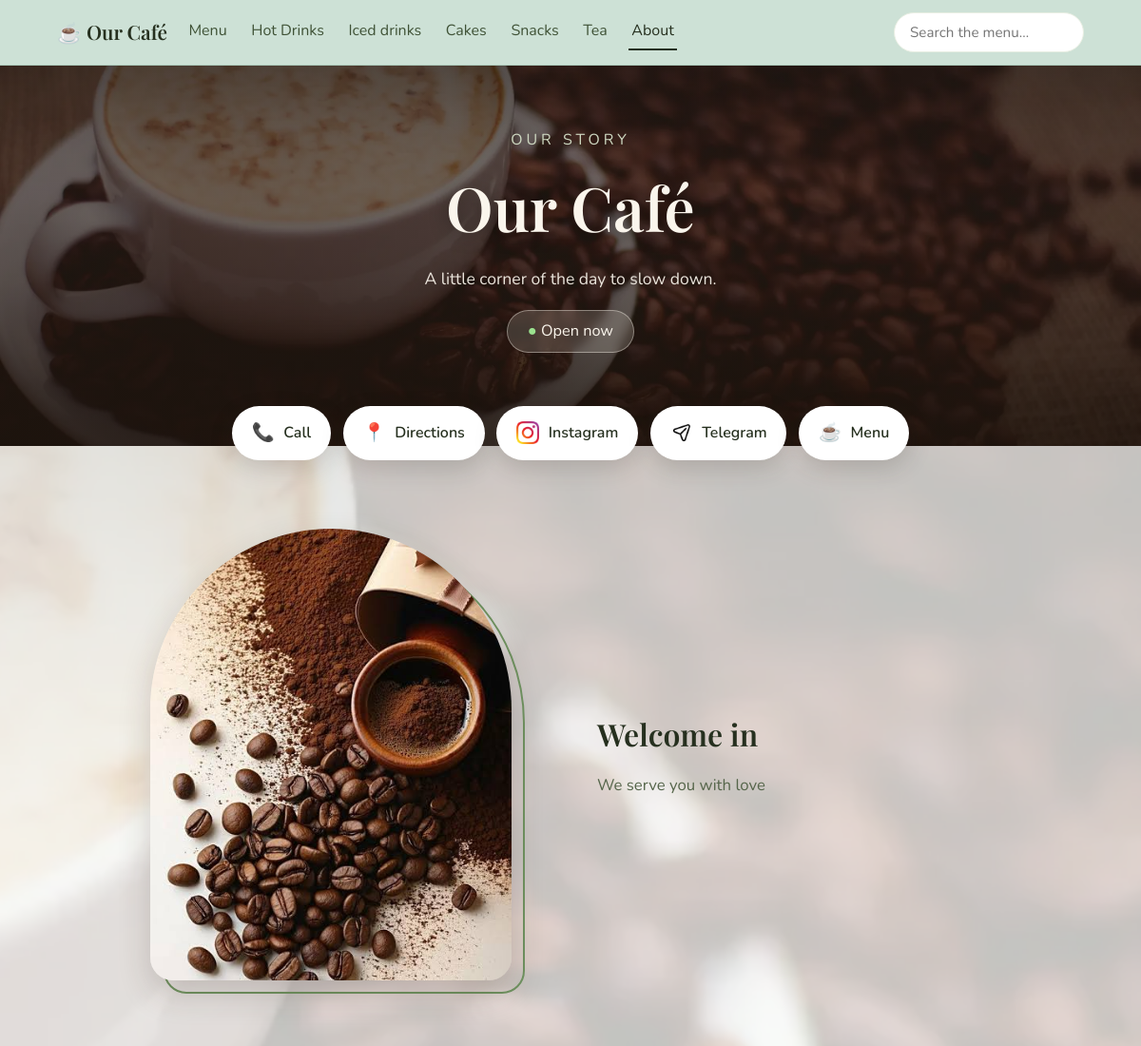
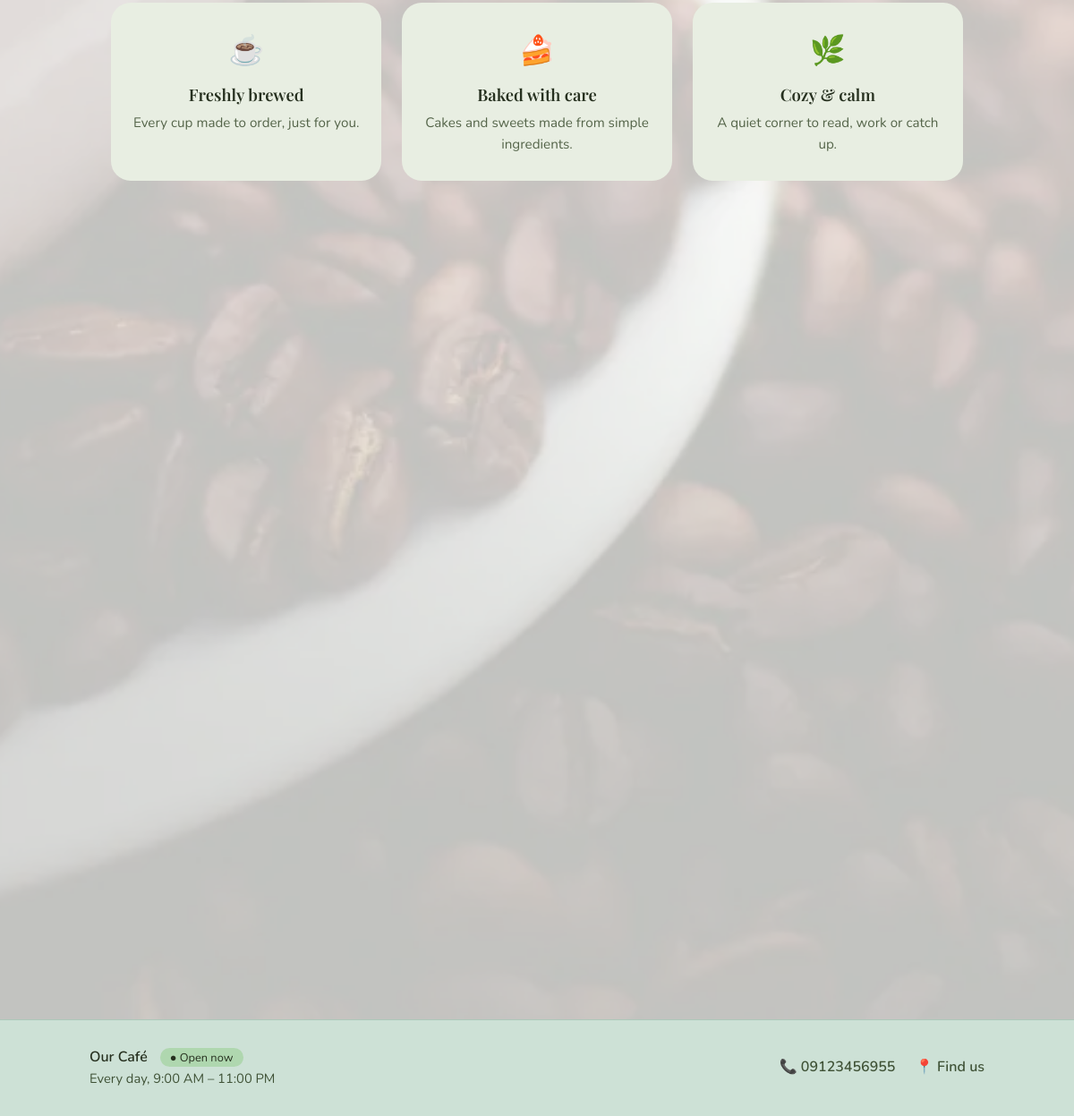
The page /about/ on the database its author committed (2 pictures, top to bottom).
### coffee/models.py (models this page shows, shortened)
class ShopInfo(models.Model):
    DAYS = [(0, "Monday"), (1, "Tuesday"), (2, "Wednesday"), (3, "Thursday"),
            (4, "Friday"), (5, "Saturday"), (6, "Sunday")]
    name = models.CharField(max_length=100, default="Our Café")
    story = models.TextField(blank=True, help_text="A short, friendly paragraph about the café")
    photo = models.ImageField(upload_to="about/", blank=True)
    address = models.CharField(max_length=200, blank=True)
    phone = models.CharField(max_length=30, blank=True)
    email = models.EmailField(blank=True)
    instagram = models.URLField(blank=True, help_text="Full link, e.g. https://instagram.com/yourcafe")
    telegram = models.URLField(blank=True, help_text="Full link, e.g. https://t.me/yourcafe")
    map_embed_url = models.URLField(blank=True, help_text="Google Maps → Share → Embed a map → copy the src URL")
    open_all_day = models.BooleanField(default=False, help_text="Open 24 hours (times below are ignored)")
    open_time = models.TimeField(default=time(9, 0))
    close_time = models.TimeField(default=time(23, 0), help_text="A time earlier than opening means it closes after midnight")
    closed_days = models.CharField(max_length=20, blank=True)
    class Meta:
        verbose_name_plural = "shop info"
    @classmethod
    def load(cls):
        obj, _ = cls.objects.get_or_create(pk=1)
        return obj
    @property
    def phone_link(self):
        return re.sub(r"[^\d+]", "", self.phone)
    @property
    def closed_day_numbers(self):
        return {int(d) for d in self.closed_days.split(",") if d}
    @property
    def open_days_text(self):
        closed = self.closed_day_numbers
        names = dict(self.DAYS)
        if not closed:
            return "Every day"
        if len(closed) == 7:
            return "Closed"
        return "Every day except " + ", ".join(names[d] for d in sorted(closed))
    def is_open_now(self):
        now = timezone.localtime()
        today = now.weekday()
        closed = self.closed_day_numbers
        if self.open_all_day:
            return today not in closed
        t = now.time()
        if self.open_time <= self.close_time:              # normal day, e.g. 09:00–23:00
            return today not in closed and self.open_time <= t <= self.close_time
        if t >= self.open_time:                            # evening part belongs to today
            return today not in closed
        if t <= self.close_time:                           # after midnight: yesterday's session
            return (today - 1) % 7 not in closed
        return False

class Category(models.Model):
    name = models.CharField(max_length=60)
    slug = models.SlugField(unique=True)
    description = models.CharField(max_length=140, blank=True)
    image = models.ImageField(upload_to="categories/")
    order = models.PositiveIntegerField(default=0)
    class Meta:
        ordering = ["order"]
        verbose_name_plural = "categories"
    def get_absolute_url(self):
        return reverse("category_detail", args=[self.slug])

### coffee/views.py (the view)
# urls.py: path("about/", views.about, name="about"),
def about(request):
    return render(request, "coffee/about.html")

### coffee/context_processors.py (called while the page is built)
def site(request):
    return {
        "shop": ShopInfo.load(),
        "nav_categories": Category.objects.annotate(item_count=Count("products")).filter(item_count__gt=0).order_by("order", "name"),
        "currency": getattr(settings, "CURRENCY_SYMBOL", "$"),
    }

### coffee/templates/coffee/about.html (shortened to what this page needs)
{% extends "coffee/base.html" %}
{% load static %}
{% block content %}
<section class="about-hero">
  <div class="about-hero-overlay"></div>
  <div class="about-hero-text reveal">
    <p class="eyebrow">Our story</p>
    <h1>{{ shop.name }}</h1>
    <p class="hero-sub">A little corner of the day to slow down.</p>
    <span class="status {% if shop.is_open_now %}open{% else %}closed{% endif %}">
      <span class="dot">●</span> {% if shop.is_open_now %}Open now{% else %}Closed right now{% endif %}
    </span>
  </div>
</section>
<nav class="quick-actions reveal" aria-label="Quick actions">
  {% if shop.phone %}
  <a class="qa" href="tel:{{ shop.phone_link }}"><span class="qa-icon">📞</span> Call</a>
  {% endif %}
  {% if shop.address %}
  <a class="qa" target="_blank" rel="noopener"
     href="https://www.google.com/maps/search/?api=1&query={{ shop.address|urlencode }}"><span class="qa-icon">📍</span> Directions</a>
  {% endif %}
  {% if shop.instagram %}
  <a class="qa" href="{{ shop.instagram }}" target="_blank" rel="noopener">
    <img src="{% static 'img/instagram.png' %}" alt=""> Instagram</a>
  {% endif %}
  {% if shop.telegram %}
  <a class="qa" href="{{ shop.telegram }}" target="_blank" rel="noopener">
    <img class="icon-mono" src="{% static 'img/delivery.png' %}" alt=""> Telegram</a>
  {% endif %}
  <a class="qa" href="{% url 'categories' %}"><span class="qa-icon">☕</span> Menu</a>
</nav>
<section class="story">
  <div class="story-photo reveal">
    <img src="{% if shop.photo %}{{ shop.photo.url }}{% else %}{% static 'img/hero-small.webp' %}{% endif %}"
         alt="{{ shop.name }}">
  </div>
  <div class="story-text reveal">
    <h2>Welcome in</h2>
    <p>{{ shop.story|default:"Fresh coffee, homemade cakes and a calm place to sit. Take your time, we're happy to have you."|linebreaksbr }}</p>
  </div>
</section>
<section class="highlights">
  <div class="highlight reveal"><span>☕</span><h3>Freshly brewed</h3><p>Every cup made to order, just for you.</p></div>
  <div class="highlight reveal"><span>🍰</span><h3>Baked with care</h3><p>Cakes and sweets made from simple ingredients.</p></div>
  <div class="highlight reveal"><span>🌿</span><h3>Cozy &amp; calm</h3><p>A quiet corner to read, work or catch up.</p></div>
</section>
<section class="visit">
  <div class="visit-grid">
  </div>
</section>
{% endblock %}

### coffee/templates/coffee/base.html (shortened to what this page needs)
{% load static %}
<!DOCTYPE html>
<html lang="en" data-theme="{% if shop.is_open_now %}light{% else %}dark{% endif %}">
<head>
  <link rel="stylesheet" href="{% static 'css/style.css' %}">
</head>
<body class="page-{{ request.resolver_match.url_name }}">
  {% if request.resolver_match.url_name != "welcome" %}
  <nav class="navbar" aria-label="Main">
    <a class="brand" href="{% url 'welcome' %}">☕ {{ shop.name }}</a>
    <div class="nav-links">
      <a href="{% url 'categories' %}" class="{% if request.resolver_match.url_name == 'categories' %}active{% endif %}">Menu</a>
      {% for c in nav_categories %}
      <a href="{{ c.get_absolute_url }}"
         class="{% if request.path == c.get_absolute_url %}active{% endif %}">{{ c.name }}</a>
      {% endfor %}
      <a href="{% url 'about' %}" class="{% if request.resolver_match.url_name == 'about' %}active{% endif %}">About</a>
    </div>
    <form class="search" action="{% url 'search' %}" method="get" role="search">
      <input type="search" name="q" placeholder="Search the menu…" aria-label="Search the menu"
             enterkeyhint="search" maxlength="60" value="{{ query|default:'' }}">
    </form>
  </nav>
  {% endif %}
  <main id="main">
    {% block content %}{% endblock %}
  </main>
  {% if request.resolver_match.url_name != "welcome" %}
  <footer class="site-footer">
    <div class="footer-inner">
      <div>
        <strong>{{ shop.name }}</strong>
        <span class="footer-status {% if shop.is_open_now %}open{% else %}closed{% endif %}">
          ● {% if shop.is_open_now %}Open now{% else %}Closed right now{% endif %}
        </span>
        <p>
          {{ shop.open_days_text }},
          {% if shop.open_all_day %}open 24 hours{% else %}{{ shop.open_time|time:"g:i A" }} – {{ shop.close_time|time:"g:i A" }}{% endif %}
        </p>
      </div>
      <div class="footer-links">
        {% if shop.phone %}<a href="tel:{{ shop.phone_link }}">📞 {{ shop.phone }}</a>{% endif %}
        <a href="{% url 'about' %}">📍 Find us</a>
        {% url 'table_card' as qr_cards_url %}{% if user.is_staff and qr_cards_url %}<a href="{{ qr_cards_url }}">🖨️ QR cards</a>{% endif %}
      </div>
    </div>
  </footer>
  {% endif %}
</body>
</html>

### rows shown on the page
ShopInfo: name "Our Café", photo (picture), story "We serve you with love", open_days_text "Every day", open_time "9:00 AM", close_time "11:00 PM", phone "09123456955"
Category: name "Hot Drinks"
Category: name "Iced drinks"
Category: name "Cakes"
Category: name "Snacks"
Category: name "Tea"
